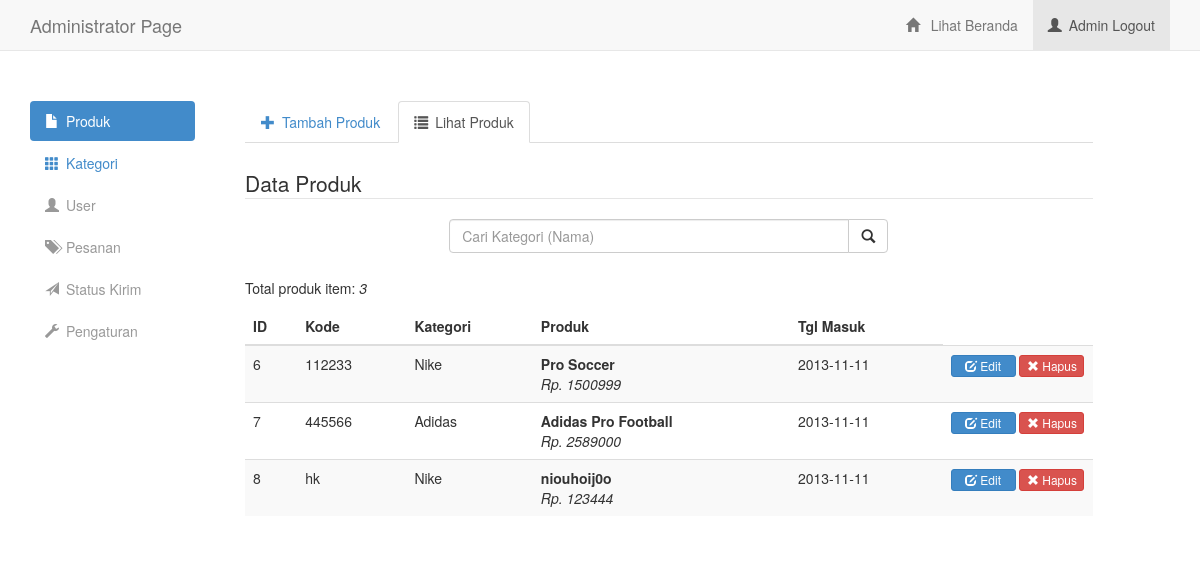
The page /admin/produk-lihat.php (signed in) on the database its author committed.
### tables this page shows
CREATE TABLE IF NOT EXISTS `produk` (
  `id` int(11) NOT NULL AUTO_INCREMENT,
  `kategori_id` int(11) NOT NULL,
  `kode` varchar(128) NOT NULL,
  `nama` varchar(256) NOT NULL,
  `harga` double NOT NULL,
  `gambar` varchar(128) NOT NULL,
  `tgl` date NOT NULL,
  `keterangan` varchar(512) DEFAULT NULL,
  PRIMARY KEY (`id`),
  KEY `kategori_id` (`kategori_id`),
  KEY `kategori_id_2` (`kategori_id`)
);

CREATE TABLE IF NOT EXISTS `kategori` (
  `id` int(11) NOT NULL AUTO_INCREMENT,
  `nama` varchar(256) NOT NULL,
  `keterangan` varchar(512) DEFAULT NULL,
  PRIMARY KEY (`id`)
);

### inc/helper/fn_helper.php (called while the page is built, shortened)
<?php
function fnSelf($w_ext = FALSE)
{
	return ($w_ext) ? basename($_SERVER['PHP_SELF']) : basename($_SERVER['PHP_SELF'], '.php');
}
function fnEscape($str)
{
	return htmlspecialchars($str, ENT_QUOTES);
}
 ?>

### admin/produk-lihat.php (the view, shortened to what this page needs)
<?php
    require_once('../inc/helper/fn_helper.php');
 ?>
<!doctype html>
<html lang="en">
<head>
    <?php require('../inc/view/admin/head.inc.php'); ?>
</head>
<body>
    <?php require('../inc/view/admin/header.inc.php'); ?>
        <div class="col-md-9 boxright">
            <ul class="nav nav-tabs">
                <li><a href="produk.php"><span class="glyphicon glyphicon-plus"></span>Tambah Produk</a></li>
                <li class="active"><a href="produk-lihat.php"><span class="glyphicon glyphicon-list"></span>Lihat Produk</a></li>
            </ul>
            <div class="boxtask">
                <form action="<?php echo fnSelf(TRUE); ?>" method="post" class="form-inline" role="form">
                    <fieldset>
                        <legend>Data Produk</legend>
                        <div class="boxCari_kategori">
                            <div class="form-group">
                                <div class="input-group">
                                    <input type="text" class="form-control" name="txtCari" id="txtCari" placeholder="Cari Kategori (Nama)" autofocus>
                                    <span class="input-group-btn">
                                        <button type="submit" class="btn btn-default"><span class="glyphicon glyphicon-search"></span></button>
                                    </span>
                                </div>
                            </div>
                        </div>
                    </fieldset>
                </form>
                <?php
                    $dbc = NULL;
                    $sql = "SELECT produk.*, kategori.nama AS kat_nama FROM produk INNER JOIN kategori ON produk.kategori_id = kategori.id";
                    if ($result = $dbc->query($sql)):
                 ?>
                <div class="box_produk-list" style="margin-top:25px">
                    <?php if (isset($_POST['txtCari'])): ?>
                        <p class="label_kategori-cari">
                            Pencarian: <em><?php echo fnEscape($_POST['txtCari']); ?></em> (<?php echo $result->num_rows; ?> item)
                            <span style="margin-left:10px"><a href="<?php echo fnSelf(TRUE); ?>">&times; hapus pencarian</a></span>
                        </p>
                    <?php else: ?>
                        <p>Total produk item: <em><?php echo $result->num_rows; ?></em></p>
                    <?php endif; ?>
                    <table class="table table-striped table-hover" id="tbl_produk-data">
                        <thead>
                            <tr>
                                <th>ID</th>
                                <th>Kode</th>
                                <th>Kategori</th>
                                <th>Produk</th>
                                <th>Tgl Masuk</th>
                            </tr>
                        </thead>
                        <tbody>
                            <?php
                                while ($row = $result->fetch_assoc()):
                            ?>
                            <tr>
                                <td><?php echo fnEscape($row['id']); ?></td>
                                <td><?php echo fnEscape($row['kode']); ?></td>
                                <td><?php echo fnEscape($row['kat_nama']) ?></td>
                                <td>
                                    <span><strong><?php echo fnEscape($row['nama']) ?></strong></span> <br>
                                    <span><em>Rp. <?php echo fnEscape($row['harga']) ?></em></span>
                                </td>
                                <td><?php echo fnEscape($row['tgl']); ?></td>
                                <td class="btnCmd_kategori-table">
                                    <button class="btn btn-xs btn-primary btn_kategori-edit"><span class="glyphicon glyphicon-edit"></span> Edit</button>
                                    <button class="btn btn-xs btn-danger btn_kategori-delete"><span class="glyphicon glyphicon-remove"></span> Hapus</button>
                                </td>
                            </tr>
                            <?php endwhile; ?>
                        </tbody>
                    </table>
                </div>
                <?php
                    endif;
                 ?>
            </div>
        </div>
    <?php require('../inc/view/admin/footer.inc.php'); ?>
</body>
</html>

### css/app/admin.css (style rules this page uses)
.boxright { margin-left: 20px; }
ul.nav li a span { margin-right: 7px; }
.boxtask { margin-top: 25px; }
.boxCari_kategori { width: 439px; margin-left: auto; margin-right: auto; }
.boxCari_kategori input#txtCari { width: 400px; }
.btnCmd_kategori-table { width: 150px; }
.btnCmd_kategori-table button { width: 65px; }

### rows shown on the page
produk: id "6", kode "112233", kategori.nama "Nike", nama "Pro Soccer", harga "1500999", tgl "2013-11-11"
produk: id "7", kode "445566", kategori.nama "Adidas", nama "Adidas Pro Football", harga "2589000", tgl "2013-11-11"
produk: id "8", kode "hk", kategori.nama "Nike", nama "niouhoij0o", harga "123444", tgl "2013-11-11"

### other values the page prints
$result->num_rows "3"
